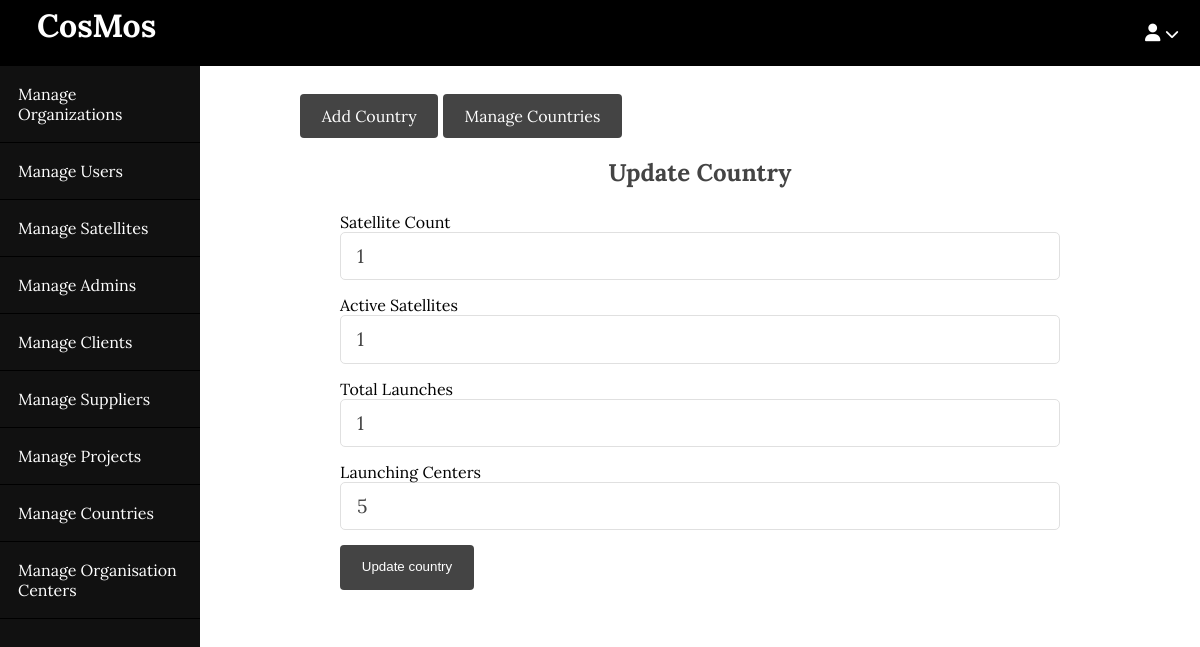
/blog/admin/country/edit.php?id=Saudi Arabia, run on the app's committed database.
### tables this page shows
CREATE TABLE `country_normalised___country_stats` (
  `Country` varchar(14) DEFAULT NULL,
  `Satellite_count` int(1) DEFAULT NULL,
  `Active_satellites` int(1) DEFAULT NULL,
  `Total_launches` int(1) DEFAULT NULL,
  `Launching_centres` int(2) DEFAULT NULL
);

### blog/app/controllers/countries.php (called while the page is built, shortened)
<?php
include(ROOT_PATH . "/app/database/db.php");
if(isset($_GET['id']))
{
    $country_name = $_GET['id'];
    $country = selectOne('country_normalised___country_stats', ['Country' => $country_name])[0];
    $country_satellites = $country['Satellite_count'];
    $country_active = $country['Active_satellites'];
    $country_launches = $country['Total_launches'];
    $country_centers = $country['Launching_centres'];
}

### blog/app/database/db.php (called while the page is built, shortened)
<?php
require('connect.php');
function executeQuery($sql, $data)
{
    global $conn;
    $stmt = $conn->prepare($sql);
    $values = array_values($data);
    $types = str_repeat('s', count($values));
    $stmt->bind_param( $types, ...$values);
    $stmt->execute();
    return $stmt;
}
function selectOne($table, $conditions = [])
{
    $sql = "SELECT * FROM $table";
    $i = 0;
    foreach ( $conditions as $key => $value ) {
        if ( $i === 0)
        {
            $sql = $sql . " WHERE $key = ?";
        } else {
            $sql = $sql . " AND $key = ?";
        }
        $i++;
    }
    $sql = $sql . " LIMIT 1";
    $stmt = executeQuery($sql, $conditions);
    $records = $stmt->get_result()->fetch_all(MYSQLI_ASSOC);
    return $records;
}

### blog/admin/country/edit.php (the view, shortened to what this page needs)
<?php include(ROOT_PATH . "/app/controllers/countries.php");
?>
<!DOCTYPE html>
<html lang="en">
<head>
    <link rel="stylesheet" href="../../assets/css/style.css">
    <link rel="stylesheet" href="../../assets/css/admin.css">
</head>
<body>
    <?php include(ROOT_PATH . "/app/includes/adminHeader.php"); ?>
    <div class="admin-wrapper">
        <?php include(ROOT_PATH . "/app/includes/adminSidebar.php"); ?>
        <div class="admin-content">
            <div class="button-group">
                <a href="create.php" class="btn btn-big">Add Country</a>
                <a href="index.php" class="btn btn-big">Manage Countries</a>
            </div>
            <div class="content">
                <h2 class="page-title">Update Country</h2>
                <form action="create.php" method="post">
                    <div>
                        <label>Satellite Count</label>
                        <input type="text" name="Satellite_count" class = "text-input" value = '<?php echo $country_satellites ?>'>
                    </div>
                    <div>
                        <label>Active Satellites</label>
                        <input type="text" name="Active_satellites" class = "text-input" value = '<?php echo $country_active ?>'>
                    </div>
                    <div>
                        <label>Total Launches</label>
                        <input type="text" name="Total_launches" class = "text-input" value = '<?php echo $country_launches ?>'>
                    </div>
                    <div>
                        <label>Launching Centers</label>
                        <input type="text" name="Launching_centres" class = "text-input" value = '<?php echo $country_centers ?>'>
                    </div>
                    <div>
                        <button type="submit" name = "update-country" class="btn btn-big">Update country</button>
                    </div>
                </form>
            </div>
        </div>
    </div>
</body>
</html>

### blog/assets/css/style.css (style rules this page uses)
* { box-sizing: border-box; }
html, body { height: 100%; padding: 0px; margin: 0px; background: white; font-family:'Lora', serif; }
h1, h2, h3, h4, h5, h6 { color: #444; margin: 5px; }
a { text-decoration: none; color: inherit; }
.btn { padding: .5rem 1rem; background: #444444; color: white; border: 1px solid transparent; border-radius: 0.25rem; }
.btn-big { padding: .7rem 1.3rem; line-height: 1.3rem; }
.text-input { padding: .7rem 1rem; display: block; width: 100%; border-radius: 5px; border: 1px solid #e0e0e0; outline: none; color: #444; line-height: 1.5rem; font-family: 'Lora', serif; font-size: 1.2em; }
.content { width: 90%; margin: 30px auto 30px; }

### blog/assets/css/admin.css (style rules this page uses)
.admin-wrapper { display: flex; height: calc(100% - 66px); }
.admin-wrapper .admin-content { flex: 8; height: 100%; padding: 40px 100px 100px; overflow-y: scroll; }
.admin-content .page-title { text-align: center; margin-bottom: 1.5rem; }
form div { margin-bottom: 15px; }

### data on the page
country_normalised___country_stats: Satellite_count "1", Active_satellites "1", Total_launches "1", Launching_centres "5"
